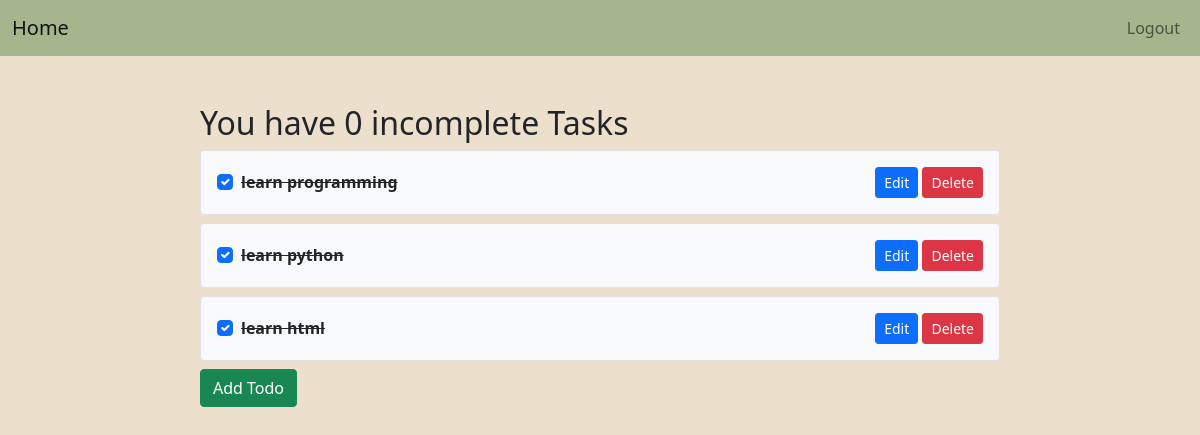
/ (signed in), run on an earlier commit of the app's database.
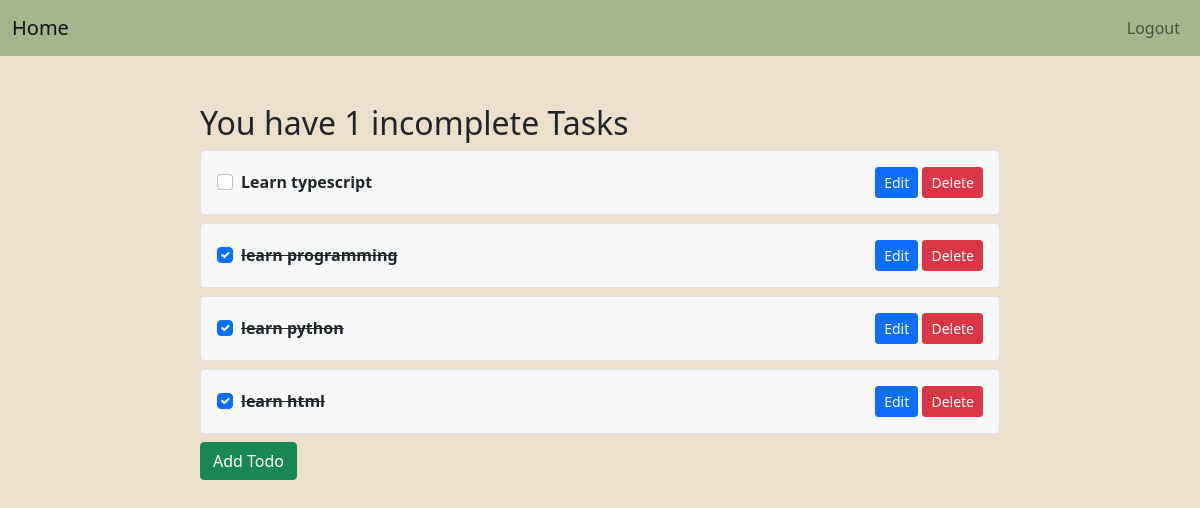
And on a later commit of the database.
### base/models.py (models this page shows, shortened)
class Todo(models.Model):
    user = models.ForeignKey(User, on_delete=models.CASCADE, null=True)
    title = models.CharField(max_length=500)
    description = models.TextField(blank=True)
    completed = models.BooleanField(default=False)
    created = models.DateTimeField(auto_now_add=True)
    updated = models.DateTimeField(auto_now=True)
    class Meta:
        ordering = ["-created"]

### base/views.py (the view, shortened to what this page needs)
# urls.py: path("", views.home, name="home"),
@login_required(login_url="login")
def home(request):
    todos = Todo.objects.filter(user=request.user)
    incomplete_todos = todos.filter(completed = False).count()
    return render(request, "base/home.html", {"todos": todos, "incomplete_todos": incomplete_todos})

### base/templates/base/home.html (shortened to what this page needs)
{% extends "main.html" %}
{% block content %}
    <div class="container mt-5">
        <div class="todos-container">
            <h2>You have {{incomplete_todos}} incomplete Tasks</h2>
            {% for todo in todos %}
            <div class="todo-item d-flex justify-content-between align-items-center border p-3 mb-2 bg-light rounded">
                <form action="" method="post">
                    <div class="form-check">
                        <input type="checkbox" class="form-check-input" id="todo{{ todo.id }}" name="completed" onchange="this.form.submit()" {% if todo.completed %}checked{% endif %}>
                        <label class="form-check-label {% if todo.completed %}completed{% endif %}" for="todo{{ todo.id }}">
                            <strong>{{ todo.title }}</strong>
                        </label>
                    </div>
                </form>
                <div>
                    <a href="{% url 'update-todo' todo.id %}" class="btn btn-primary btn-sm">Edit</a>
                    <a href="{% url 'delete-todo' todo.id %}" class="btn btn-danger btn-sm">Delete</a>
                </div>
            </div>
            {% empty %}
            <p>No todos available. Start by adding a new todo.</p>
            {% endfor %}
            <a href="{% url 'add_todo' %}" class="btn btn-success mb-3">Add Todo</a>
        </div>
    </div>
{% endblock %}

### templates/main.html (shortened to what this page needs)
{% load static %}
<!DOCTYPE html>
<html lang="en">
<head>
    <link href="https://cdn.jsdelivr.net/npm/bootstrap@5.0.2/dist/css/bootstrap.min.css" rel="stylesheet">
</head>
<body>
    {% include "navbar.html" %}
    {% block content %}
    {% endblock %}
</body>
</html>

### templates/navbar.html (shortened to what this page needs)
<nav class="navbar navbar-expand-lg navbar-light custom-navbar" style="background-color: #A5B68D;">
  <div class="container-fluid">
    <a class="navbar-brand" href="{% url 'home' %}">Home</a>
    <div class="collapse navbar-collapse justify-content-end" id="navbarNav">
      <ul class="navbar-nav">
        {% if user.is_authenticated %}
          <li class="nav-item">
            <a class="nav-link" href="{% url 'logout' %}">Logout</a>
          </li>
        {% endif %}
      </ul>
    </div>
  </div>
</nav>

### templates/main.html (style rules this page uses)
body { background-color: #ECDFCC; }
.custom-navbar { background-color: #A5B68D !important; }
.completed { text-decoration: line-through; }
.todos-container { max-width: 800px; margin: 0 auto; }
.todo-item { transition: background-color 0.3s; }

What changed in the data, as far as the page shows it:
added Todo: title "Learn typescript"
Also different on the page:
{{ incomplete_todos }}: "0" → "1"
